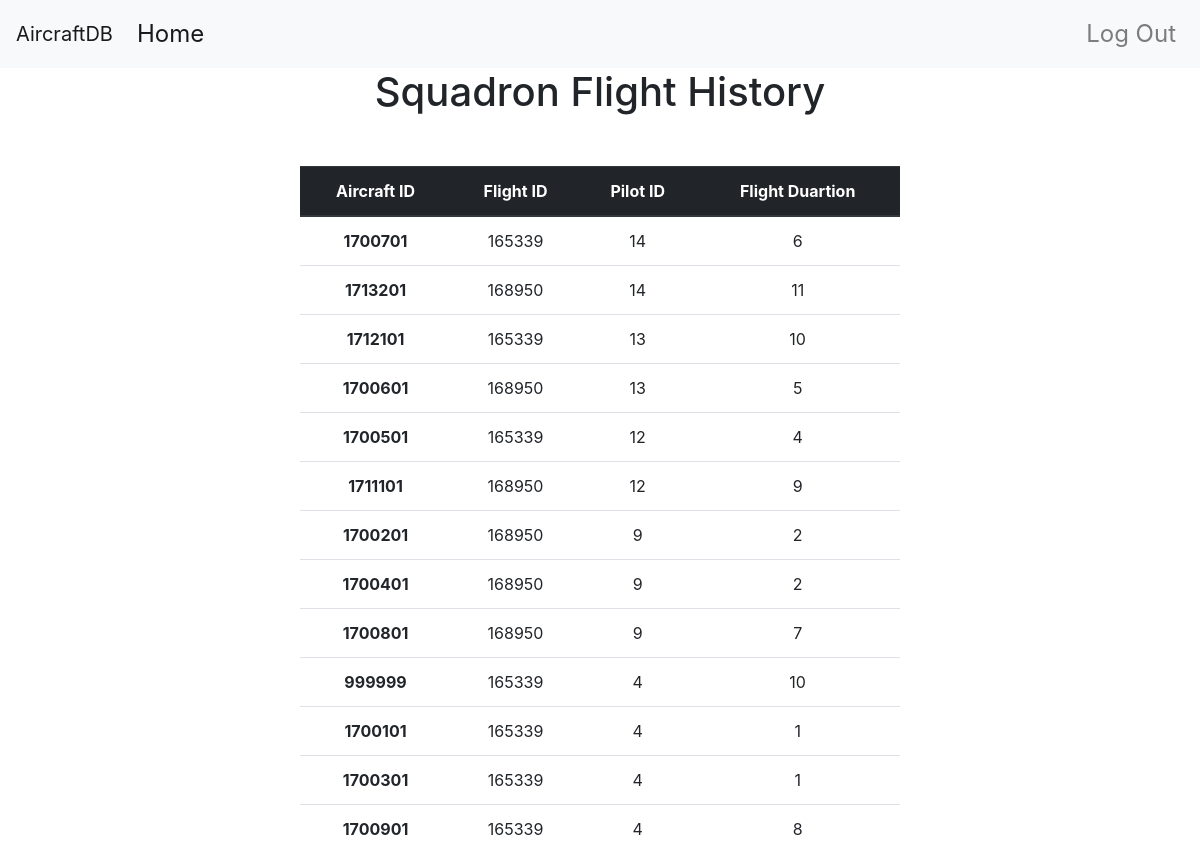
/pilot/squadron-history (signed in), run on an earlier commit of the app's database.
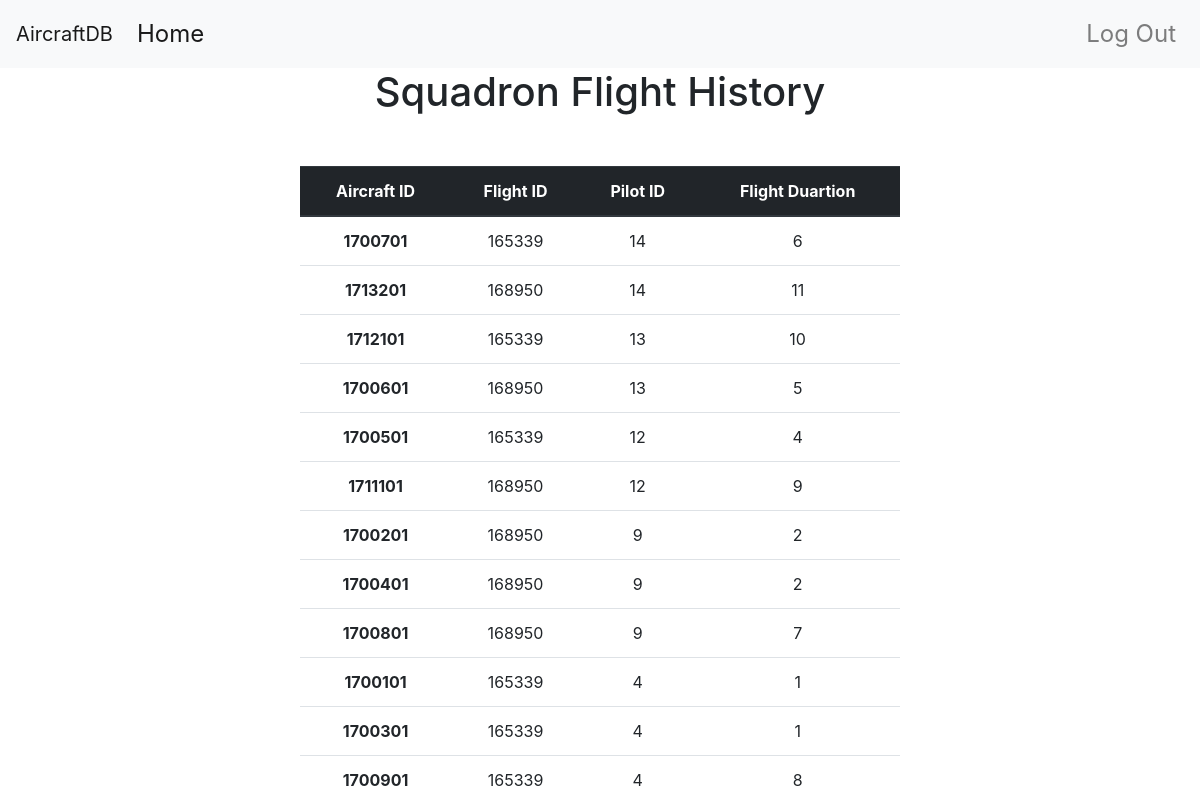
And on a later commit of the database.
### app/models.py (models this page shows, shortened)
class Flight(db.Model):
    __tablename__ = 'flights'
    flight_id = db.Column(db.Integer, primary_key = True)
    pilot_id =db.Column(db.Integer, db.ForeignKey('pilot.id'))
    aircraft_id = db.Column(db.Integer, db.ForeignKey('aircrafts.aircraft_id'))
    hours = db.Column(db.Integer)
    flight_date = db.Column(db.String(150))

class Aircraft(db.Model):
    __tablename__= 'aircrafts'
    aircraft_id = db.Column(db.Integer, primary_key=True)
    t_m_s = db.Column(db.String(64))
    squadron_id = db.Column(db.Integer, db.ForeignKey('squadron.id'))
    airframe_hours = db.Column(db.Integer)
    '''
    Insert aircraft data into the database
    '''

### app/main/views.py (the view)
@main.route('/pilot/squadron-history')
def flight_squadron_history():
    result = []
    squadron_id = current_user.squadron_id
    sql = "SELECT squadron_id, aircrafts.aircraft_id, flight_id, pilot_id, hours FROM flights NATURAL JOIN aircrafts WHERE squadron_id = ? EXCEPT SELECT squadron_id, aircraft_id, flight_id, pilot_id, hours FROM canceled_flight_view ORDER BY pilot_id DESC"
    c = db.engine.connect()
    for row in c.execute(sql, (squadron_id)):
        result.append(row)
    return render_template('pilot/squadron_history.html', data=result)

### app/models.py (called while the page is built)
@login_manager.user_loader
def user_loader(id):
    return User.query.get(id)

### app/templates/pilot/squadron_history.html
{% extends "base.html" %}
{% block page_content %}
<div class="table_heading">
    <h1>Squadron Flight History</h1>
</div>
  <div class="second-container">
    <table class="table">
    <thead class="thead-dark">
      <tr>
        <th scope="col">Aircraft ID</th>
        <th scope="col">Flight ID</th>
        <th scope="col">Pilot ID</th>
        <th scope="col">Flight Duartion</th>
      </tr>
    </thead>
    <tbody>
    {% for flight in data %}
      <tr>
        <th scope="row"> {{flight.flight_id}} </th>
        <td>{{flight.aircraft_id}}</td>
        <td>{{flight.pilot_id}}</td>
        <td>{{flight.hours}}</td>
      </tr>
      {% endfor %}
    </tbody>
  </table>
  </div>
{% endblock %}

What changed in the data, as far as the page shows it:
removed Flight: flight_id "999999", aircraft_id "165339", pilot_id "4", hours "10"
